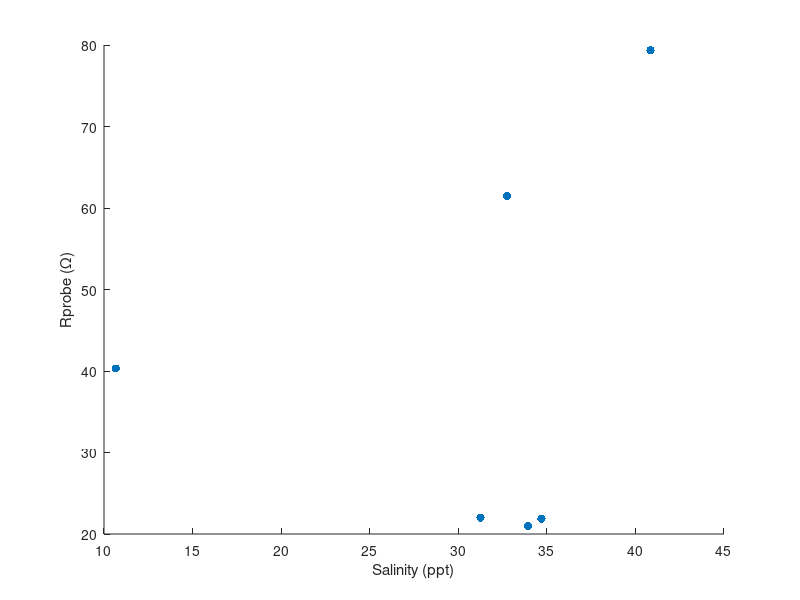

MATLAB code for this plot:
Vindiv = [1.59 2.20 1.54 1.53 1.53 2.0]';
Rin1 = 10070
Rin2 = 14760
Vin = Vindiv/(Rin2/(Rin1+Rin2));

Vout = [1.67 1.93 1.95 1.96 1.94 1.54]';
R2 = 67;
Rprobe = (Vin-Vout)*R2./Vout
salinity = [10.67 32.75 31.25 33.93 34.69 40.85]';

scatter(salinity, Rprobe, "filled")
xlabel('Salinity (ppt)')
ylabel('Rprobe (\Omega)')
